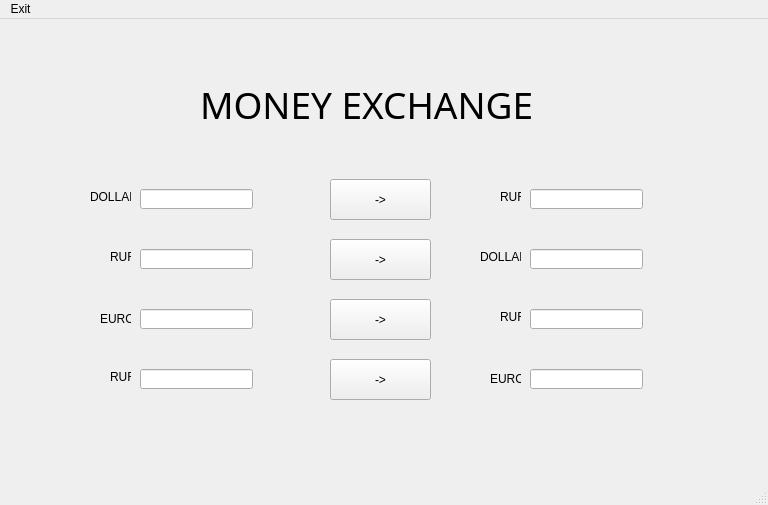
<?xml version="1.0" encoding="UTF-8"?>
<ui version="4.0">
 <class>Converter</class>
 <widget class="QMainWindow" name="Converter">
  <property name="geometry">
   <rect>
    <x>0</x>
    <y>0</y>
    <width>768</width>
    <height>505</height>
   </rect>
  </property>
  <property name="windowTitle">
   <string>Exchange</string>
  </property>
  <widget class="QWidget" name="centralwidget">
   <property name="enabled">
    <bool>true</bool>
   </property>
   <widget class="QLineEdit" name="lineEdit">
    <property name="geometry">
     <rect>
      <x>140</x>
      <y>170</y>
      <width>113</width>
      <height>20</height>
     </rect>
    </property>
    <property name="text">
     <string/>
    </property>
   </widget>
   <widget class="QLineEdit" name="lineEdit_2">
    <property name="geometry">
     <rect>
      <x>530</x>
      <y>170</y>
      <width>113</width>
      <height>20</height>
     </rect>
    </property>
    <property name="text">
     <string/>
    </property>
   </widget>
   <widget class="QLabel" name="label">
    <property name="geometry">
     <rect>
      <x>200</x>
      <y>30</y>
      <width>361</width>
      <height>111</height>
     </rect>
    </property>
    <property name="font">
     <font>
      <family>MV Boli</family>
      <pointsize>28</pointsize>
     </font>
    </property>
    <property name="text">
     <string>MONEY EXCHANGE</string>
    </property>
   </widget>
   <widget class="QLineEdit" name="lineEdit_3">
    <property name="geometry">
     <rect>
      <x>530</x>
      <y>230</y>
      <width>113</width>
      <height>20</height>
     </rect>
    </property>
    <property name="text">
     <string/>
    </property>
   </widget>
   <widget class="QLineEdit" name="lineEdit_4">
    <property name="geometry">
     <rect>
      <x>140</x>
      <y>230</y>
      <width>113</width>
      <height>20</height>
     </rect>
    </property>
    <property name="text">
     <string/>
    </property>
   </widget>
   <widget class="QLineEdit" name="lineEdit_5">
    <property name="geometry">
     <rect>
      <x>530</x>
      <y>290</y>
      <width>113</width>
      <height>20</height>
     </rect>
    </property>
    <property name="text">
     <string/>
    </property>
   </widget>
   <widget class="QLineEdit" name="lineEdit_6">
    <property name="geometry">
     <rect>
      <x>140</x>
      <y>290</y>
      <width>113</width>
      <height>20</height>
     </rect>
    </property>
    <property name="text">
     <string/>
    </property>
   </widget>
   <widget class="QPushButton" name="pushButton">
    <property name="geometry">
     <rect>
      <x>330</x>
      <y>160</y>
      <width>101</width>
      <height>41</height>
     </rect>
    </property>
    <property name="text">
     <string>-&gt;</string>
    </property>
   </widget>
   <widget class="QLineEdit" name="lineEdit_7">
    <property name="geometry">
     <rect>
      <x>140</x>
      <y>350</y>
      <width>113</width>
      <height>20</height>
     </rect>
    </property>
    <property name="text">
     <string/>
    </property>
   </widget>
   <widget class="QLineEdit" name="lineEdit_8">
    <property name="geometry">
     <rect>
      <x>530</x>
      <y>350</y>
      <width>113</width>
      <height>20</height>
     </rect>
    </property>
    <property name="text">
     <string/>
    </property>
   </widget>
   <widget class="QLabel" name="label_2">
    <property name="geometry">
     <rect>
      <x>110</x>
      <y>230</y>
      <width>21</width>
      <height>16</height>
     </rect>
    </property>
    <property name="text">
     <string>RUR</string>
    </property>
   </widget>
   <widget class="QLabel" name="label_3">
    <property name="geometry">
     <rect>
      <x>480</x>
      <y>230</y>
      <width>41</width>
      <height>16</height>
     </rect>
    </property>
    <property name="text">
     <string>DOLLAR</string>
    </property>
   </widget>
   <widget class="QLabel" name="label_4">
    <property name="geometry">
     <rect>
      <x>90</x>
      <y>170</y>
      <width>41</width>
      <height>16</height>
     </rect>
    </property>
    <property name="text">
     <string>DOLLAR</string>
    </property>
   </widget>
   <widget class="QLabel" name="label_5">
    <property name="geometry">
     <rect>
      <x>500</x>
      <y>170</y>
      <width>21</width>
      <height>16</height>
     </rect>
    </property>
    <property name="text">
     <string>RUR</string>
    </property>
   </widget>
   <widget class="QLabel" name="label_6">
    <property name="geometry">
     <rect>
      <x>500</x>
      <y>290</y>
      <width>21</width>
      <height>16</height>
     </rect>
    </property>
    <property name="text">
     <string>RUR</string>
    </property>
   </widget>
   <widget class="QLabel" name="label_7">
    <property name="geometry">
     <rect>
      <x>100</x>
      <y>290</y>
      <width>31</width>
      <height>20</height>
     </rect>
    </property>
    <property name="text">
     <string>EURO</string>
    </property>
   </widget>
   <widget class="QLabel" name="label_8">
    <property name="geometry">
     <rect>
      <x>110</x>
      <y>350</y>
      <width>21</width>
      <height>16</height>
     </rect>
    </property>
    <property name="text">
     <string>RUR</string>
    </property>
   </widget>
   <widget class="QLabel" name="label_9">
    <property name="geometry">
     <rect>
      <x>490</x>
      <y>350</y>
      <width>31</width>
      <height>20</height>
     </rect>
    </property>
    <property name="text">
     <string>EURO</string>
    </property>
   </widget>
   <widget class="QPushButton" name="pushButton_2">
    <property name="geometry">
     <rect>
      <x>330</x>
      <y>220</y>
      <width>101</width>
      <height>41</height>
     </rect>
    </property>
    <property name="text">
     <string>-&gt;</string>
    </property>
   </widget>
   <widget class="QPushButton" name="pushButton_3">
    <property name="geometry">
     <rect>
      <x>330</x>
      <y>280</y>
      <width>101</width>
      <height>41</height>
     </rect>
    </property>
    <property name="text">
     <string>-&gt;</string>
    </property>
   </widget>
   <widget class="QPushButton" name="pushButton_4">
    <property name="geometry">
     <rect>
      <x>330</x>
      <y>340</y>
      <width>101</width>
      <height>41</height>
     </rect>
    </property>
    <property name="text">
     <string>-&gt;</string>
    </property>
   </widget>
  </widget>
  <widget class="QStatusBar" name="statusbar"/>
  <widget class="QMenuBar" name="menubar">
   <property name="geometry">
    <rect>
     <x>0</x>
     <y>0</y>
     <width>768</width>
     <height>21</height>
    </rect>
   </property>
   <widget class="QMenu" name="menuDatabase">
    <property name="title">
     <string>Exit</string>
    </property>
   </widget>
   <addaction name="menuDatabase"/>
  </widget>
 </widget>
 <resources/>
 <connections/>
</ui>
